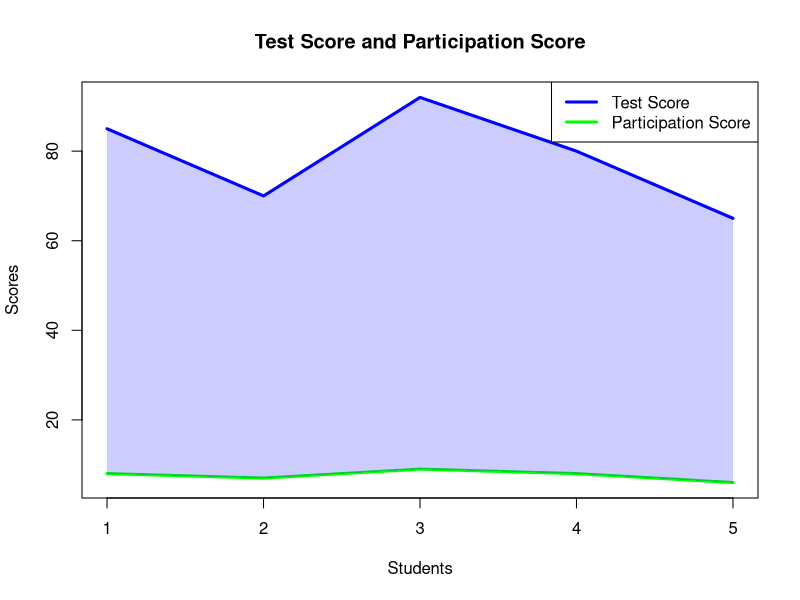
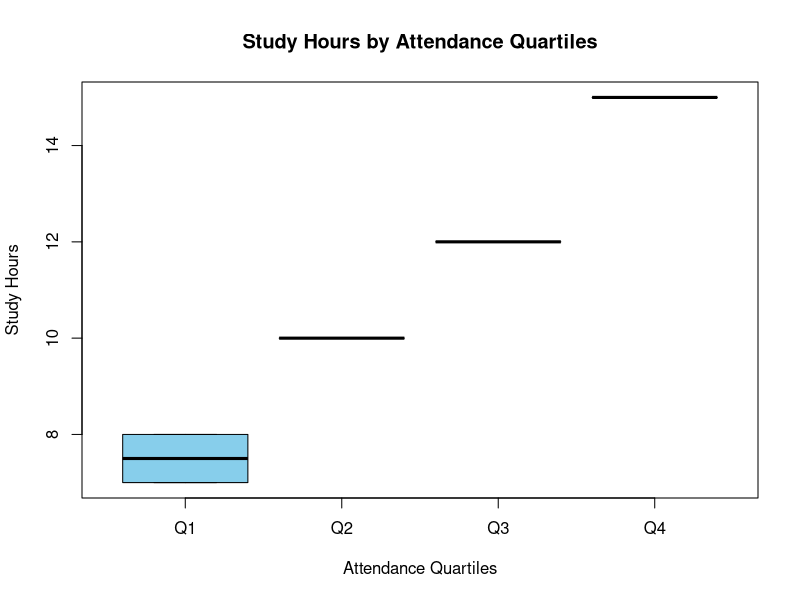
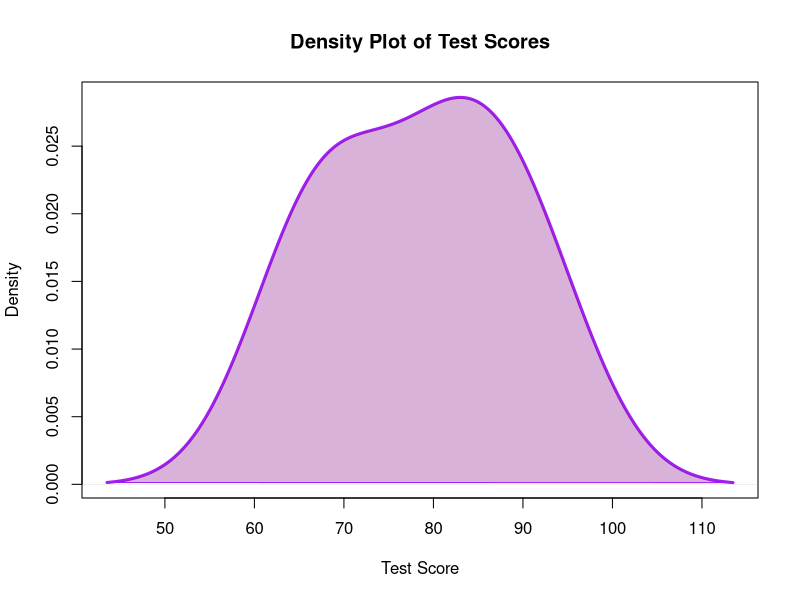

Generate these figures, in order, with R:

student <- data.frame(
  Student_ID = c("S1","S2","S3","S4","S5"),
  Age = c(19,21,20,22,23),
  Study_Hours = c(12,8,15,10,7),
  Attendance = c(90,70,95,85,60),
  Test_Score = c(85,70,92,80,65),
  Participation_Score = c(8,7,9,8,6)
)
print(student)

area_data <- rbind(student$Test_Score,
                   student$Participation_Score)

colnames(area_data) <- student$Student_ID

matplot(t(area_data),
        type = "l",
        lty = 1,
        lwd = 3,
        col = c("blue","green"),
        xlab = "Students",
        ylab = "Scores",
        main = "Test Score and Participation Score")

polygon(c(1:5,5:1),
        c(student$Test_Score,
          rev(student$Participation_Score)),
        col = rgb(0,0,1,0.2),
        border = NA)

legend("topright",
       legend=c("Test Score","Participation Score"),
       col=c("blue","green"),
       lty=1,
       lwd=3)
attendance_group <- cut(
  student$Attendance,
  breaks = quantile(student$Attendance,
                    probs=c(0,0.25,0.50,0.75,1)),
  include.lowest = TRUE,
  labels=c("Q1","Q2","Q3","Q4")
)

boxplot(student$Study_Hours ~ attendance_group,
        col=c("skyblue","orange","green","pink"),
        main="Study Hours by Attendance Quartiles",
        xlab="Attendance Quartiles",
        ylab="Study Hours")
plot(density(student$Test_Score),
     col="purple",
     lwd=3,
     main="Density Plot of Test Scores",
     xlab="Test Score")

polygon(density(student$Test_Score),
        col=rgb(0.5,0,0.5,0.3),
        border="purple")
